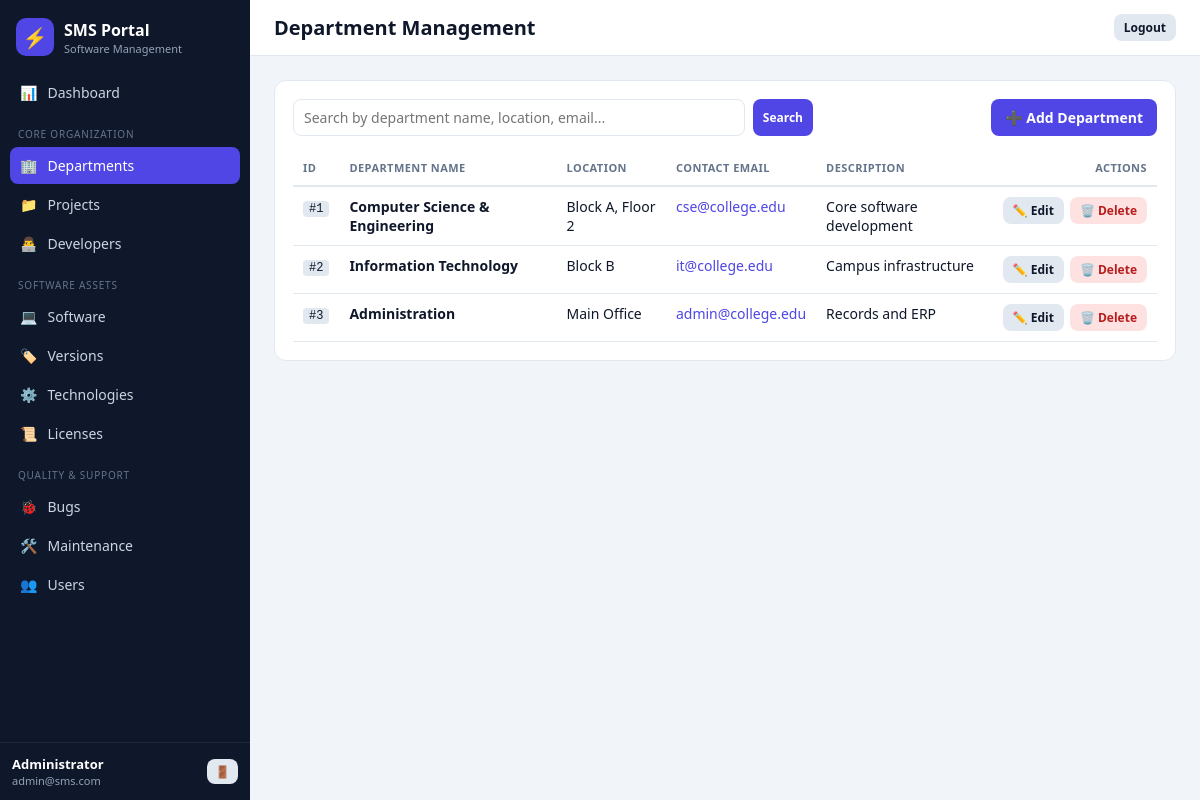
The page /departments (signed in) on the database its author committed.
### tables this page shows
CREATE TABLE DEPARTMENT (
  Department_ID INTEGER PRIMARY KEY AUTOINCREMENT,
  Department_Name TEXT NOT NULL UNIQUE,
  Description TEXT,
  Location TEXT,
  Contact_Email TEXT
);

### app.py (the view)
@app.route('/departments')
def departments():
    s = search_arg()
    w, a = like(s, ['Department_Name', 'Location', 'Contact_Email', 'Description'])
    return render_template('departments.html', search=s,
                           departments=q('SELECT * FROM DEPARTMENT' + w + ' ORDER BY Department_ID', a))

### app.py (called while the page is built)
def db():
    if 'db' not in g:
        g.db = sqlite3.connect(DB_PATH)
        g.db.row_factory = sqlite3.Row
        g.db.execute('PRAGMA foreign_keys = ON')
    return g.db

def q(sql, args=()):
    return [dict(r) for r in db().execute(sql, args).fetchall()]

def like(search, cols):
    if not search:
        return '', []
    return ' WHERE ' + ' OR '.join(f'{c} LIKE ?' for c in cols), [f'%{search}%'] * len(cols)

@app.before_request
def guard():
    if request.endpoint in (None, 'static', 'login', 'register'):
        return
    if 'user_id' not in session:
        return redirect(url_for('login'))

@app.context_processor
def inject_user():
    return {'logged_user_name': session.get('user_name', ''),
            'logged_user_email': session.get('user_email', '')}

def search_arg():
    return request.args.get('search', '').strip()

### templates/departments.html (shortened to what this page needs)
{% extends "base.html" %}
{% block page_heading %}Department Management{% endblock %}
{% block content %}
<div class="card">
  <div class="toolbar-actions">
    <form action="{{ url_for('departments') }}" method="GET" class="search-form">
      <input type="text" name="search" class="form-control" placeholder="Search by department name, location, email..." value="{{ search }}">
      <button type="submit" class="btn btn-primary btn-sm">Search</button>
    </form>
    <button type="button" class="btn btn-primary" onclick="openModal('addDeptModal')">
      ➕ Add Department
    </button>
  </div>
  <div class="table-responsive">
    <table class="data-table">
      <thead>
        <tr>
          <th>ID</th>
          <th>Department Name</th>
          <th>Location</th>
          <th>Contact Email</th>
          <th>Description</th>
          <th style="text-align: right;">Actions</th>
        </tr>
      </thead>
      <tbody>
        {% if departments %}
          {% for d in departments %}
            <tr>
              <td><code>#{{ d.Department_ID }}</code></td>
              <td><strong>{{ d.Department_Name }}</strong></td>
              <td>{{ d.Location or '-' }}</td>
              <td>
                {% if d.Contact_Email %}
                  <a href="mailto:{{ d.Contact_Email }}" style="color: var(--primary);">{{ d.Contact_Email }}</a>
                {% else %}
                  -
                {% endif %}
              </td>
              <td>{{ d.Description or '-' }}</td>
              <td style="text-align: right;">
                <div class="action-buttons" style="justify-content: flex-end;">
                  <button type="button" class="btn btn-secondary btn-sm"
                          onclick="populateEditDepartment({{ d.Department_ID }}, '{{ d.Department_Name | replace('\'', '\\\'') }}', '{{ (d.Description or '') | replace('\'', '\\\'') }}', '{{ (d.Location or '') | replace('\'', '\\\'') }}', '{{ (d.Contact_Email or '') | replace('\'', '\\\'') }}')">
                    ✏️ Edit
                  </button>
                  <form action="{{ url_for('delete_department', id=d.Department_ID) }}" method="POST" style="display: inline;"
                        onsubmit="return confirmDelete('Department', '{{ d.Department_Name | replace('\'', '\\\'') }}');">
                    <button type="submit" class="btn btn-danger btn-sm">🗑️ Delete</button>
                  </form>
                </div>
              </td>
            </tr>
          {% endfor %}
        {% else %}
          <tr>
            <td colspan="6" class="empty-state">No departments found. Click "Add Department" to create one.</td>
          </tr>
        {% endif %}
      </tbody>
    </table>
  </div>
</div>
{% endblock %}

### static/css/style.css (style rules this page uses)
:root { --primary:#4f46e5;--primary-d:#4338ca;--bg:#f1f5f9;--card:#fff;--text-main:#0f172a;--text-muted:#64748b;--border-color:#e2e8f0;--sidebar:#0f172a;--radius:12px;--radius-sm:8px }
* { box-sizing:border-box }
body { margin:0;font-family:system-ui,-apple-system,"Segoe UI",Roboto,sans-serif;font-size:14px;background:var(--bg);color:var(--text-main) }
a { text-decoration:none }
code { background:#e2e8f0;padding:1px 6px;border-radius:4px;font-size:12px }
.card { background:var(--card);border:1px solid var(--border-color);border-radius:var(--radius);padding:18px;margin-bottom:18px }
.toolbar-actions { display:flex;justify-content:space-between;gap:12px;margin-bottom:14px;flex-wrap:wrap }
.search-form { display:flex;gap:8px;flex:1;max-width:520px }
.form-control { width:100%;padding:8px 10px;border:1px solid var(--border-color);border-radius:var(--radius-sm);font:inherit;background:#fff;color:var(--text-main) }
.btn { display:inline-flex;align-items:center;gap:6px;padding:8px 14px;border:0;border-radius:var(--radius-sm);font:inherit;font-weight:600;cursor:pointer;white-space:nowrap }
.btn-primary { background:var(--primary);color:#fff }
.btn-secondary { background:#e2e8f0;color:#0f172a }
.btn-danger { background:#fee2e2;color:#b91c1c }
.btn-sm { padding:5px 10px;font-size:12px }
.action-buttons { display:flex;gap:6px }
.table-responsive { overflow-x:auto }
.data-table { width:100%;border-collapse:collapse }
.data-table th { text-align:left;font-size:11px;text-transform:uppercase;letter-spacing:.04em;color:var(--text-muted);padding:10px;border-bottom:2px solid var(--border-color);white-space:nowrap }
.data-table td { padding:10px;border-bottom:1px solid var(--border-color);vertical-align:top }

### rows shown on the page
DEPARTMENT: Department_ID "1", Department_Name "Computer Science & Engineering", Location "Block A, Floor 2", Contact_Email "cse@college.edu", Description "Core software development"
DEPARTMENT: Department_ID "2", Department_Name "Information Technology", Location "Block B", Contact_Email "it@college.edu", Description "Campus infrastructure"
DEPARTMENT: Department_ID "3", Department_Name "Administration", Location "Main Office", Contact_Email "admin@college.edu", Description "Records and ERP"

### other values the page prints
{{ logged_user_name }} "Administrator"
{{ logged_user_email }} "admin@sms.com"
